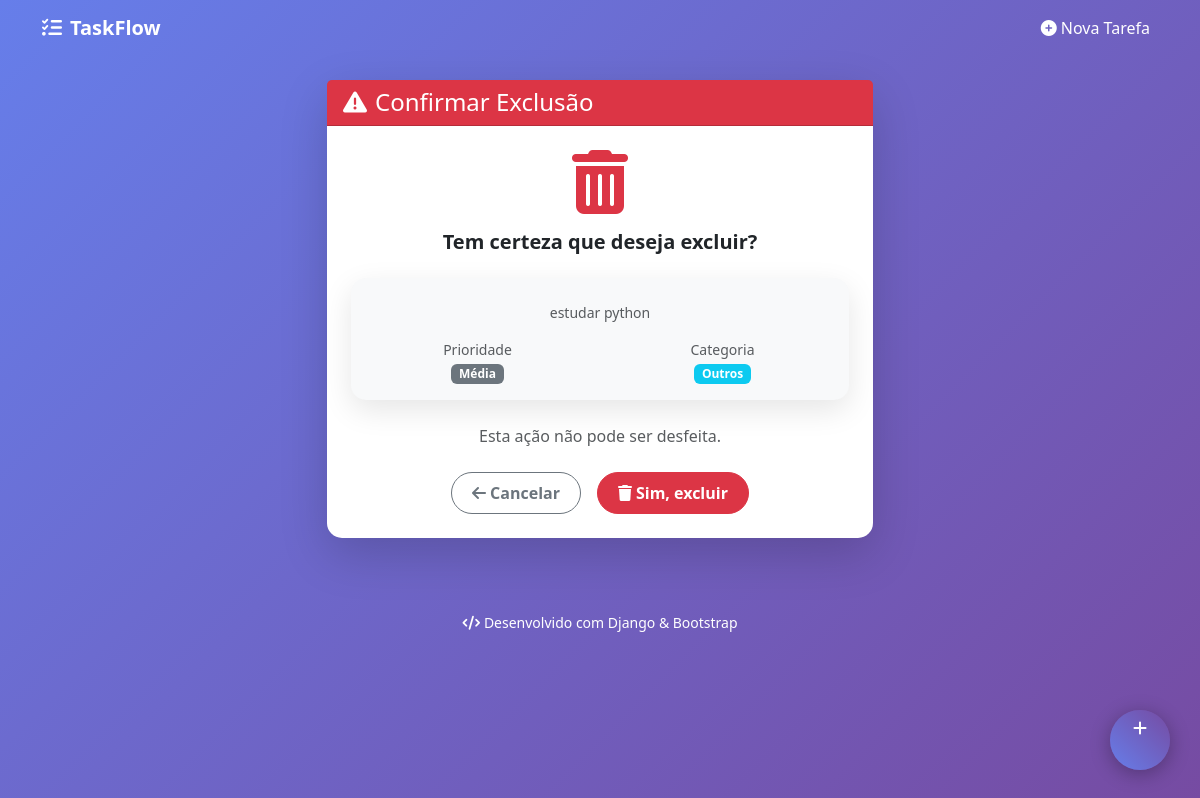
/excluir/1/, run on the app's committed database.
### tarefas/models.py (models this page shows, shortened)
class Tarefa(models.Model):
    titulo = models.CharField("Título", max_length=200)
    descricao = models.TextField("Descrição", blank=True)
    prioridade = models.CharField(
        "Prioridade",
        max_length=10,
        choices=PRIORIDADES,
        default="medium",
    )
    categoria = models.CharField(
        "Categoria",
        max_length=20,
        choices=CATEGORIAS,
        default="outros",
    )
    concluida = models.BooleanField("Concluída", default=False)
    data_vencimento = models.DateField("Data de Vencimento", null=True, blank=True)
    criado_em = models.DateTimeField("Criado em", auto_now_add=True)
    class Meta:
        ordering = ["-prioridade", "-criado_em"]
        verbose_name = "Tarefa"
        verbose_name_plural = "Tarefas"

### tarefas/views.py (the view)
# urls.py: path("excluir/<int:pk>/", views.excluir, name="excluir"),
def excluir(request, pk):
    tarefa = get_object_or_404(Tarefa, pk=pk)
    if request.method == "POST":
        tarefa.delete()
        messages.success(request, "Tarefa removida com sucesso!")
        return redirect("tarefas:index")
    return render(request, "tarefas/confirmar_exclusao.html", {"tarefa": tarefa})

### tarefas/templates/tarefas/confirmar_exclusao.html (shortened to what this page needs)
{% extends "tarefas/base.html" %}
{% block content %}
<div class="row justify-content-center">
    <div class="col-md-6">
        <div class="card border-danger shadow-lg">
            <div class="card-header bg-danger text-white">
                <h4 class="mb-0"><i class="fas fa-exclamation-triangle me-2"></i>Confirmar Exclusão</h4>
            </div>
            <div class="card-body text-center p-4">
                <div class="mb-4">
                    <i class="fas fa-trash-alt fa-4x text-danger mb-3"></i>
                    <h5 class="fw-bold">Tem certeza que deseja excluir?</h5>
                </div>
                <div class="card bg-light mb-4">
                    <div class="card-body">
                        {% if tarefa.descricao %}
                            <p class="card-text small text-muted">{{ tarefa.descricao }}</p>
                        {% endif %}
                        <div class="row text-center">
                            <div class="col-6">
                                <small class="text-muted d-block">Prioridade</small>
                                <span class="badge bg-secondary">{{ tarefa.get_prioridade_display }}</span>
                            </div>
                            <div class="col-6">
                                <small class="text-muted d-block">Categoria</small>
                                <span class="badge bg-info">{{ tarefa.get_categoria_display }}</span>
                            </div>
                        </div>
                    </div>
                </div>
                <p class="text-muted mb-4">Esta ação não pode ser desfeita.</p>
                <form method="post" class="d-flex justify-content-center gap-3">
                    <a href="{% url 'tarefas:index' %}" class="btn btn-outline-secondary btn-custom">
                        <i class="fas fa-arrow-left me-1"></i>Cancelar
                    </a>
                    <button type="submit" class="btn btn-danger btn-custom">
                        <i class="fas fa-trash me-1"></i>Sim, excluir
                    </button>
                </form>
            </div>
        </div>
    </div>
</div>
{% endblock %}

### tarefas/templates/tarefas/base.html (style rules this page uses)
body { background: linear-gradient(135deg, #667eea 0%, #764ba2 100%); min-height: 100vh; font-family: 'Segoe UI', Tahoma, Geneva, Verdana, sans-serif; }
.card { border: none; border-radius: 15px; box-shadow: 0 10px 30px rgba(0,0,0,0.1); transition: transform 0.3s ease; }
.btn-custom { border-radius: 25px; padding: 8px 20px; font-weight: 600; transition: all 0.3s ease; }

### data on the page
Tarefa: descricao "estudar python", prioridade "Média", categoria "Outros"
